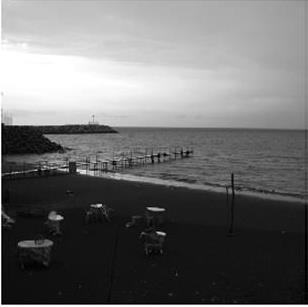
#> input picture S02/4.jpg, 308 x 307 px
$ python S02_C10_P47_histogram.py
#> lines starting #> are read from the running program, lines starting #| are printed output that depends on the picture
import cv2
import numpy as np
import matplotlib.pyplot as plt

# Read image from file in gray scale mode and  convert to numpy array
img = np.array(cv2.imread("4.jpg", cv2.IMREAD_GRAYSCALE))
#> img is the input picture: shape (307, 308); min 0, max 255, mean 110.5
# Plot histograms
plt.subplot(311)
plt.hist(img.ravel(), bins=256, range=[0, 256])
plt.subplot(312)
plt.hist(img.ravel(), bins=50, range=[0, 256])
img2 = cv2.normalize(img.astype("float"), None, 0.0, 1.0, cv2.NORM_MINMAX)
plt.subplot(313)
plt.hist(img2, bins=50, range=[0, 1.0])
plt.xlim([0.0, 1.0])
plt.subplots_adjust(left=0.1, bottom=0.1, right=0.9, top=0.9, wspace=0.4, hspace=0.4)
plt.show()
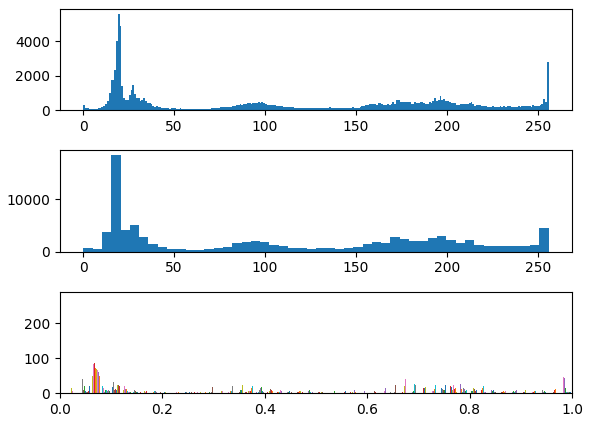
#> figure drawn by matplotlib, 3 panels; panel 1: tallest bar 5577 high, from x = 19 to 20; panel 2: tallest bar 18490 high, from x = 15.36 to 20.48; panel 3: tallest bar 276 high, from x = 0.982 to 0.982; panel 3: tallest bar 69 high, from x = 0.282 to 0.282
